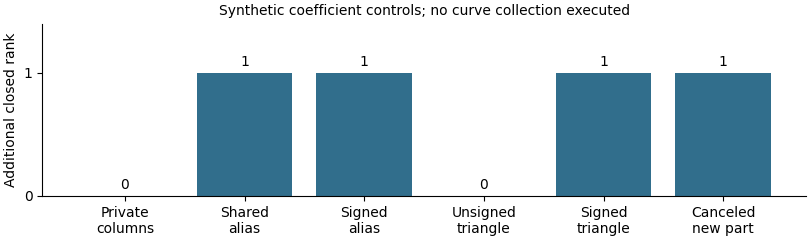

Write Python code to recreate this figure.
"""Plot only already-recorded synthetic native results."""
from pathlib import Path
import json
import matplotlib
matplotlib.use("Agg")
import matplotlib.pyplot as plt
root=Path(__file__).resolve().parent
record=json.loads((root/"evidence/qualification-v2/result.json").read_text())
labels=["Private\ncolumns","Shared\nalias","Signed\nalias","Unsigned\ntriangle","Signed\ntriangle","Canceled\nnew part"]
values=[case["proof"]["gain"] for case in record["cases"]]
plt.rcParams["svg.fonttype"]="none"
fig,ax=plt.subplots(figsize=(8.1,2.4),layout="constrained")
bars=ax.bar(labels,values,color="#316e8c")
ax.bar_label(bars,padding=3)
ax.set_ylim(0,1.4)
ax.set_yticks([0,1])
ax.set_ylabel("Additional closed rank")
ax.set_title("Synthetic coefficient controls; no curve collection executed",fontsize=10)
ax.spines[["top","right"]].set_visible(False)
fig.savefig(root/"controls.svg")
fig.savefig(root/"controls.png",dpi=100)
p=root/"controls.svg"
p.write_text("\n".join(line.rstrip() for line in p.read_text().splitlines())+"\n")
